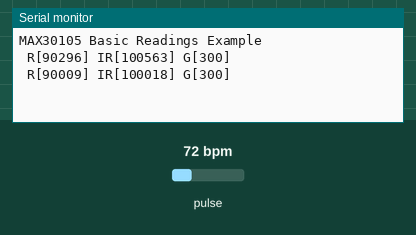
This sketch was run on a simulated Arduino Uno, built with avr-gcc and run on an emulated ATmega328P. Parts: the last lines printed to the serial monitor. The inputs (shaded band) are chosen by the test bench; at power-on: pulse 72 bpm.

Above: at 1.2 s.
1.3 s: pulse set to 42 bpm
At 2.0 s:
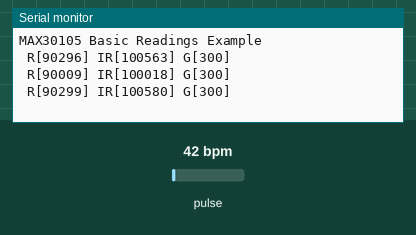
2.8 s: pulse set to 70 bpm
At 3.4 s:
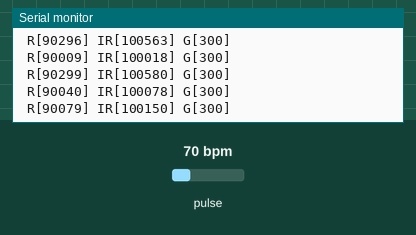
Timing chart, 0 to 5.8 s (numbered marks = the images above; inputs shaded):
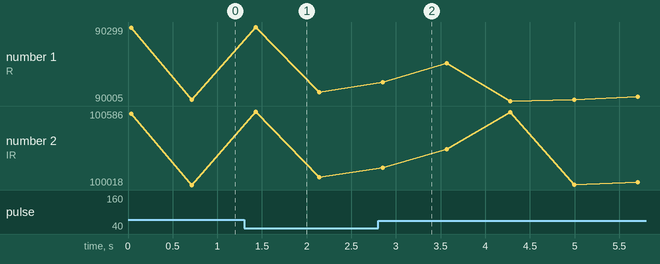

Measured:
- after the input at 1.3 s, the serial monitor: prints a new line after 0.13 s (image 1)
- after the input at 2.8 s, the serial monitor: prints a new line after 0.05 s (image 2)
- plotted number 1: 90009 → 90040 after the input at 1.3 s, 90040 → 90021 after the input at 2.8 s
- plotted number 2: 100018 → 100078 after the input at 1.3 s, 100078 → 100040 after the input at 2.8 s

The sketch:

HeartBeat03.ino
```cpp
// (licence header left out)
#include <Wire.h>
#include "MAX30105.h"

MAX30105 particleSensor;

#define debug Serial //Uncomment this line if you're using an Uno or ESP
//#define debug SerialUSB //Uncomment this line if you're using a SAMD21


// LED is driven by PIN 8

int led = 8;
void setup()
{
  debug.begin(9600);
  debug.println("MAX30105 Basic Readings Example");

  // Initialize sensor
  if (particleSensor.begin() == false)
  {
    debug.println("MAX30105 was not found. Please check wiring/power. ");
    while (1);
  }

  particleSensor.setup(); //Configure sensor. Use 6.4mA for LED drive
}

void loop()
{
  debug.print(" R[");
  debug.print(particleSensor.getRed());
  debug.print("] IR[");
  debug.print(particleSensor.getIR());
  debug.print("] G[");
  debug.print(particleSensor.getGreen());
  debug.print("]");

  debug.println();

   digitalWrite(led, HIGH);   // turn the LED on (HIGH is the voltage level)
   delay(500);               // wait for a 1/2 second
   digitalWrite(led, LOW);    // turn the LED off by making the voltage LOW
   delay(200);               // wait for a half second
}
```
